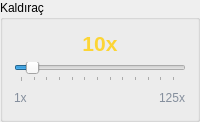
         <widget class="QGroupBox" name="groupLeverage">
          <property name="title">
           <string>Kaldıraç</string>
          </property>
          <layout class="QVBoxLayout" name="verticalLayout_leverage">
           <item>
            <layout class="QHBoxLayout" name="horizontalLayout_leverage">
             <item>
              <widget class="QLabel" name="lblLeverageValue">
               <property name="text">
                <string>&lt;html&gt;&lt;head/&gt;&lt;body&gt;&lt;p&gt;&lt;span style=&quot; font-size:16pt; font-weight:600; color:#fcd535;&quot;&gt;10x&lt;/span&gt;&lt;/p&gt;&lt;/body&gt;&lt;/html&gt;</string>
               </property>
               <property name="alignment">
                <set>Qt::AlignCenter</set>
               </property>
              </widget>
             </item>
            </layout>
           </item>
           <item>
            <widget class="QSlider" name="sliderLeverage">
             <property name="minimum">
              <number>1</number>
             </property>
             <property name="maximum">
              <number>125</number>
             </property>
             <property name="value">
              <number>10</number>
             </property>
             <property name="orientation">
              <enum>Qt::Horizontal</enum>
             </property>
             <property name="tickPosition">
              <enum>QSlider::TicksBelow</enum>
             </property>
            </widget>
           </item>
           <item>
            <layout class="QHBoxLayout" name="horizontalLayout_leverageLabels">
             <item>
              <widget class="QLabel" name="lblLeverageMin">
               <property name="text">
                <string>&lt;html&gt;&lt;head/&gt;&lt;body&gt;&lt;p&gt;&lt;span style=&quot; font-size:9pt; color:#848e9c;&quot;&gt;1x&lt;/span&gt;&lt;/p&gt;&lt;/body&gt;&lt;/html&gt;</string>
               </property>
              </widget>
             </item>
             <item>
              <spacer name="horizontalSpacer_leverage">
               <property name="orientation">
                <enum>Qt::Horizontal</enum>
               </property>
               <property name="sizeHint" stdset="0">
                <size>
                 <width>40</width>
                 <height>20</height>
                </size>
               </property>
              </spacer>
             </item>
             <item>
              <widget class="QLabel" name="lblLeverageMax">
               <property name="text">
                <string>&lt;html&gt;&lt;head/&gt;&lt;body&gt;&lt;p&gt;&lt;span style=&quot; font-size:9pt; color:#848e9c;&quot;&gt;125x&lt;/span&gt;&lt;/p&gt;&lt;/body&gt;&lt;/html&gt;</string>
               </property>
              </widget>
             </item>
            </layout>
           </item>
          </layout>
         </widget>
